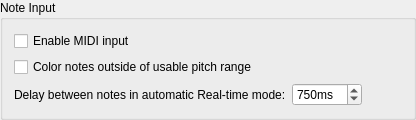
        <widget class="QGroupBox" name="groupBox_13">
         <property name="title">
          <string>Note Input</string>
         </property>
         <layout class="QGridLayout" name="gridLayout_13">
          <item row="0" column="0">
           <widget class="QCheckBox" name="enableMidiInput">
            <property name="accessibleName">
             <string>Enable MIDI Input</string>
            </property>
            <property name="text">
             <string>Enable MIDI input</string>
            </property>
           </widget>
          </item>
          <item row="1" column="0">
           <widget class="QCheckBox" name="warnPitchRange">
            <property name="accessibleName">
             <string>Color notes outside of usable pitch range</string>
            </property>
            <property name="text">
             <string>Color notes outside of usable pitch range</string>
            </property>
           </widget>
          </item>
          <item row="2" column="0">
           <widget class="QLabel" name="label_56">
            <property name="text">
             <string>Delay between notes in automatic Real-time mode:</string>
            </property>
           </widget>
          </item>
          <item row="2" column="1">
           <widget class="QSpinBox" name="realtimeDelay">
            <property name="accessibleName">
             <string>Delay between notes in automatic Real-time mode</string>
            </property>
            <property name="suffix">
             <string extracomment="milliseconds">ms</string>
            </property>
            <property name="minimum">
             <number>300</number>
            </property>
            <property name="maximum">
             <number>3000</number>
            </property>
            <property name="singleStep">
             <number>10</number>
            </property>
            <property name="value">
             <number>750</number>
            </property>
           </widget>
          </item>
          <item row="2" column="2">
           <spacer name="horizontalSpacer_4">
            <property name="orientation">
             <enum>Qt::Horizontal</enum>
            </property>
            <property name="sizeHint" stdset="0">
             <size>
              <width>40</width>
              <height>20</height>
             </size>
            </property>
           </spacer>
          </item>
         </layout>
        </widget>
